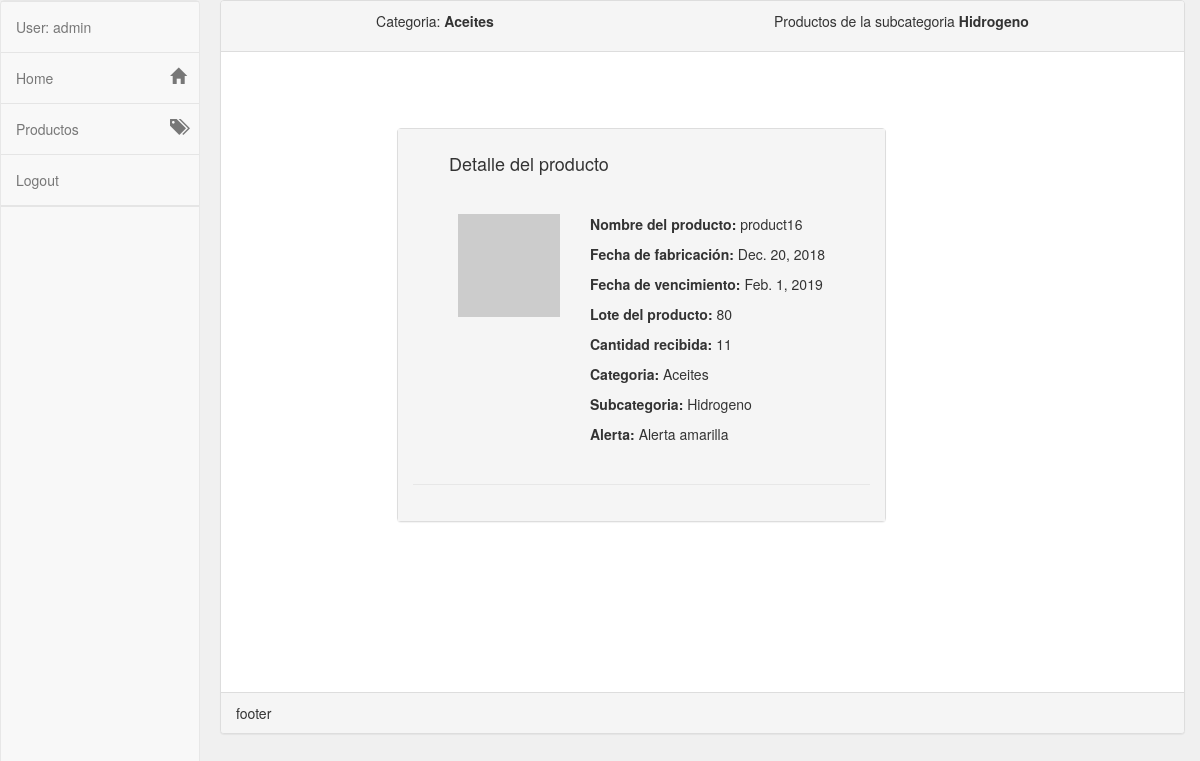
The app's page /catalog/product/550 (signed in) with its own data.
### catalog/models.py (models this page shows, shortened)
class Product(models.Model):
    RED_ALERT    = 'red_alert'
    YELLOW_ALERT = 'yellow_alert'
    EXPIRED_PRODUCT = 'vencido'
    name = models.CharField(max_length=200, help_text="Nombre del producto")
    date = models.DateField(max_length=256, help_text="Fecha de fabricación")
    expiration_date = models.DateField(max_length=256, help_text="Fecha de vencimiento")
    lot = models.CharField(max_length=200, help_text="Lote del producto")
    units = models.PositiveIntegerField(help_text="Cantidad recibida")
    category = models.ForeignKey('Category', on_delete=models.SET_NULL, null=True)
    sub_category = models.ForeignKey('SubCategory', on_delete=models.SET_NULL, null=True)
    @property
    def alert(self):
        expiration_red = self.expiration_date - timedelta(days=30)
        expiration_yellow = self.expiration_date - timedelta(days=60)
        current_date = datetime.datetime.now().date()
        vencido = "vencido"
        if current_date >= self.expiration_date:
            return self.EXPIRED_PRODUCT
        elif current_date >= expiration_red:
            return self.RED_ALERT
        elif current_date >= expiration_yellow:
            return self.YELLOW_ALERT

class Category(models.Model):
    name = models.CharField(
        max_length=200,
        help_text="Ingresa la categoría"
        )
    def __str__(self):
        return self.name

class SubCategory(models.Model):
    name = models.CharField(max_length=200, help_text="Ingresa la sub-categoría")
    category = models.ForeignKey('Category', on_delete=models.SET_NULL, null=True)
    def __str__(self):
        return self.name

### catalog/views.py (the view)
# urls.py: path('product/<int:product_id>',views.product_detalle,name='product_detalle'),
@login_required
def product_detalle(request, product_id):
	product = Product.objects.get(pk=product_id)
	context = {
		'product': product,
	}
	return render(request, 'catalog/product_detalle.html', context=context)

### catalog/templates/catalog/product_detalle.html (shortened to what this page needs)
{% extends "base_generic.html" %}
{% block content %}
<div class="col-md-12">
	<div class="panel panel-default panel-table">
		<div class="panel-heading">
			<div class="row">
				<div style="display: flex; justify-content:space-around; align-items: center;" class="col col-xs-12">
					<p>Categoria: <b> {{product.category}}</b></p>
					<p>Productos de la subcategoria <b>{{product.sub_category}}</b></p>
				</div>
			</div>
		</div>
		<div class="panel-body" style="height: 80vh !important; background: white">
			<div class="row" style=" display: flex;justify-content: center;align-items: center;">
				<div class="col-sm-8" >
					<div style="" class="panel panel-default  panel--styled">
						<div class="panel-body">
							<h4>Detalle del producto</h4>
							<div class="col-md-12 panelTop">
								<div class="col-md-4">
									<img class="img-responsive" src="http://placehold.it/350x350" alt=""/>
								</div>
								<div class="col-md-8">
									<p> <b>Nombre del producto:</b> {{product.name}}</p>
									<p> <b>Fecha de fabricación:</b> {{product.date}}</p>
									<p> <b>Fecha de vencimiento:</b> {{product.expiration_date}}</p>
									<p> <b>Lote del producto:</b> {{product.lot}}</p>
									<p> <b>Cantidad recibida:</b> {{product.units}}</p>
									<p> <b>Categoria:</b> {{product.category}}</p>
									<p> <b>Subcategoria:</b> {{product.sub_category}}</p>
									<p>
										<b>Alerta:</b>
										{% if product.alert == "red_alert" %}
										Alerta roja
										{% elif product.alert == "yellow_alert" %}
										Alerta amarilla
										{% else %}
										Producto vencido
										{% endif %}
									</p>
								</div>
							</div>
							<div class="col-md-12 panelBottom" >
								<div class="col-md-4" >
								</div>
							</div>
						</div>
					</div>
				</div>
			</div>
		</div>
		<div class="panel-footer">
			<div class="row">
				<div class="col col-xs-4">
					footer
				</div>
				<div class="col col-xs-8">
				</div>
			</div>
		</div>
	</div>
</div>
{% endblock %}

### catalog/templates/base_generic.html (shortened to what this page needs)
<!DOCTYPE html>
<html lang="en">
<head>
  <link href="//maxcdn.bootstrapcdn.com/bootstrap/3.3.0/css/bootstrap.min.css" rel="stylesheet" id="bootstrap-css">
  <link rel="stylesheet" type="text/css" href="https://cdn.datatables.net/1.10.19/css/jquery.dataTables.min.css">
  <link href="https://cdnjs.cloudflare.com/ajax/libs/font-awesome/4.4.0/css/font-awesome.min.css" rel='stylesheet' type='text/css'>
  {% load static %}
  <link rel="stylesheet" href="{% static 'css/style.css' %}">
</head>
<body style="background: #F0F0F0">
    <div class="row">
      {% block sidebar %}
      {% if user.is_authenticated %}
        <div class="col-sm-2">
          <nav style="height: 100vh;" class="navbar navbar-default sidebar" role="navigation">
              <div class="collapse navbar-collapse" id="bs-sidebar-navbar-collapse-1">
                <ul class="nav navbar-nav">
                  <li><a>User: {{ user.get_username }}</a></li>
                  <li ><a href="{% url 'catalog:index' %}">Home<span style="font-size:16px;" class="pull-right hidden-xs showopacity glyphicon glyphicon-home"></span></a></li>
                  <li ><a href="{% url 'catalog:products' %}">Productos<span style="font-size:16px;" class="pull-right hidden-xs showopacity glyphicon glyphicon-tags"></span></a></li>
                  {% if user.is_authenticated %}
                  <li><a data-toggle="modal" data-target="#exampleModal">Logout</a></li>
                  <li>
                  </li>
                  {% else %}
                  <li><a href="{% url 'login'%}?next={{request.path}}">Login</a></li>
                  {% endif %}
                </ul>
              </div>
            </nav>
          </div>
          {% endif  %}
          {% endblock %}
          <div class="col-sm-10 ">
            {% block content %}{% endblock %}
          </div>
        </div>
      </body>
      </html>

### catalog/templates/catalog/product_detalle.html (style rules this page uses)
.panel-body h4 { margin-left: 8%; }
.panel-body { background: #F5F5F5; }
.panel.panel--styled { background: #F4F2F3; width: 80%; margin-top: 10% }
.panelTop { padding: 30px; }
.panelBottom { border-top: 1px solid #e7e7e7; padding-top: 20px; }

### catalog/templates/base_generic.html (style rules this page uses)
body,html { height: 100%; }
nav.sidebar, .main { -webkit-transition: margin 200ms ease-out; -moz-transition: margin 200ms ease-out; -o-transition: margin 200ms ease-out; transition: margin 200ms ease-out; }
@media (min-width: 765px) { nav.sidebar a { padding-right: 13px; } }
@media (min-width: 765px) { nav.sidebar .navbar-nav > li:first-child { border-top: 1px #e5e5e5 solid; } }
@media (min-width: 765px) { nav.sidebar .navbar-nav > li { border-bottom: 1px #e5e5e5 solid; } }
@media (min-width: 765px) { nav.sidebar .navbar-collapse, nav.sidebar .container-fluid { padding: 0 0px 0 0px; } }
@media (min-width: 765px) { nav.sidebar { width: 200px; height: 100%; float: left; margin-bottom: 0px; } }
@media (min-width: 765px) { nav.sidebar li { width: 100%; } }

### records on screen
Product: category "Aceites", sub_category "Hidrogeno", name "product16", date "Dec. 20, 2018", expiration_date "Feb. 1, 2019", lot "80", units "11"

### other values on screen
{{ user.get_username }} "admin"
